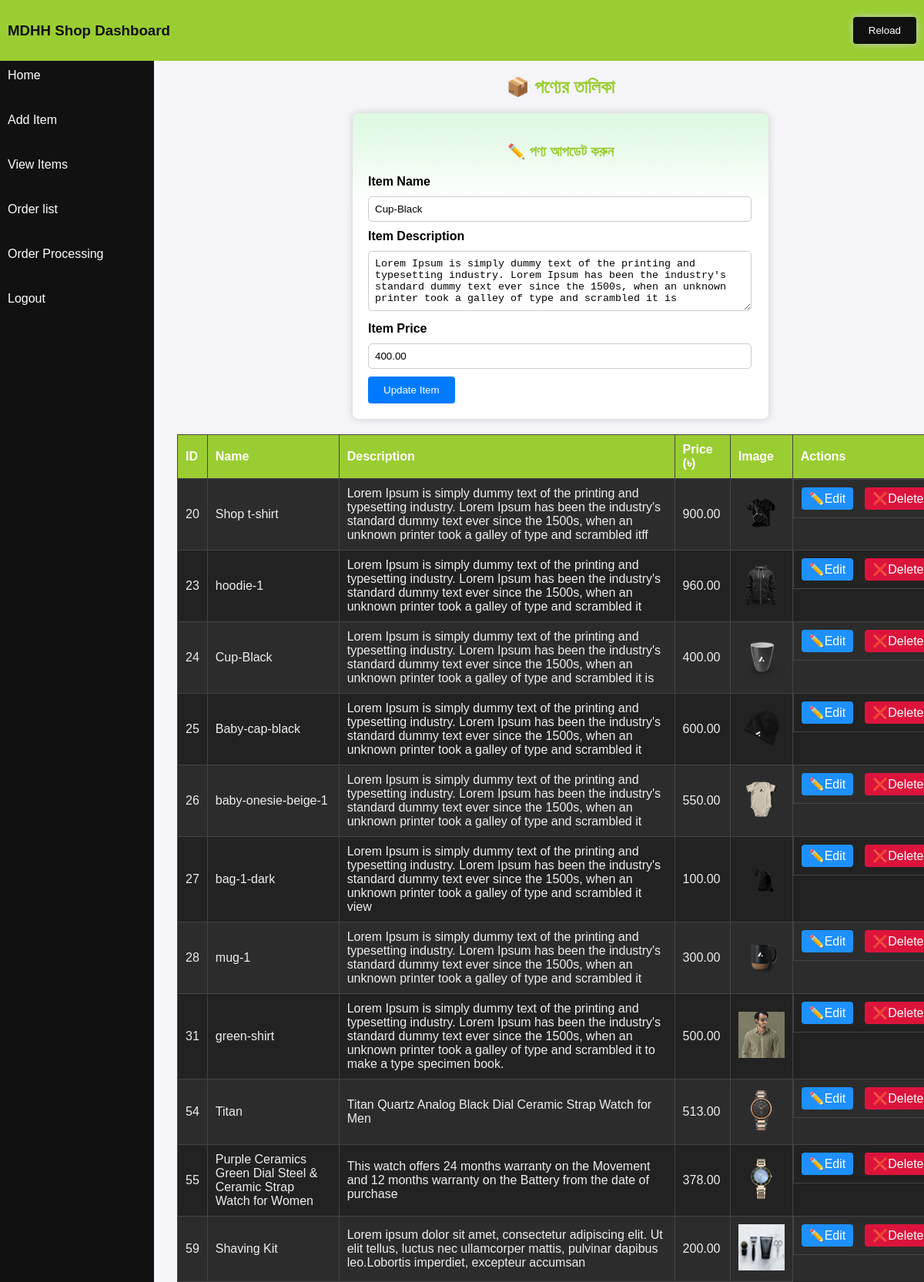
Page /backend/asset/view-item.php?edit=24 on the committed database.
### tables this page shows
CREATE TABLE `items` (
  `id` int(11) NOT NULL,
  `item_name` varchar(255) DEFAULT NULL,
  `item_description` text DEFAULT NULL,
  `item_price` decimal(10,2) DEFAULT NULL,
  `item_image` varchar(255) DEFAULT NULL
);

### backend/asset/view-item.php (the view, shortened to what this page needs)
<?php
include 'backend/connect.php';
$editItem = null;
if (isset($_GET['edit'])) {
    $editId = intval($_GET['edit']);
    $editResult = $conn->query("SELECT * FROM items WHERE id = $editId");
    if ($editResult->num_rows > 0) {
        $editItem = $editResult->fetch_assoc();
    }
}
?>
<!DOCTYPE html>
<html lang="bn">
<head>
</head>
<body>
<?php include_once 'backend/asset/header.php'; ?>
<div class="d-flex">
    <?php include_once 'backend/asset/slidebar.php'; ?>
    <main>
        <h2 style="text-align:center;">📦 পণ্যের তালিকা</h2>
        <?php if ($editItem): ?>
        <form method="post">
            <h3>✏️ পণ্য আপডেট করুন</h3>
            <label>Item Name</label>
            <input type="text" name="item_name" value="<?= htmlspecialchars($editItem['item_name']) ?>" required>
            <label>Item Description</label>
            <textarea name="item_description" rows="4" required><?= htmlspecialchars($editItem['item_description']) ?></textarea>
            <label>Item Price</label>
            <input type="number" step="0.01" name="item_price" value="<?= $editItem['item_price'] ?>" required>
            <button type="submit" name="update">Update Item</button>
        </form>
        <?php endif; ?>
        <?php
        $result = $conn->query("SELECT * FROM items");
        if ($result->num_rows > 0):
        ?>
        <table>
            <tr>
                <th>ID</th>
                <th>Name</th>
                <th>Description</th>
                <th>Price (৳)</th>
                <th>Image</th>
                <th>Actions</th>
            </tr>
            <?php while ($row = $result->fetch_assoc()): ?>
            <tr>
                <td><?= $row['id'] ?></td>
                <td><?= htmlspecialchars($row['item_name']) ?></td>
                <td><?= htmlspecialchars($row['item_description']) ?></td>
                <td><?= number_format($row['item_price'], 2) ?></td>
                <td>
                    <?php if ($row['item_image']): ?>
                        <img src="http://localhost/frontend/all_iems/image/<?= htmlspecialchars($row['item_image']) ?>" alt="">
                    <?php else: ?>
                        No Image
                    <?php endif; ?>
                </td>
                <td class="actions">
                    <a class="edit-btn" href="?edit=<?= $row['id'] ?>">✏️Edit</a>
                    <a class="delete-btn" href="?delete=<?= $row['id'] ?>" onclick="return confirm('Are you sure you want to delete this item?')">❌Delete</a>
                </td>
            </tr>
            <?php endwhile; ?>
        </table>
        <?php else: ?>
            <p style="text-align:center;">❌ কোনো পণ্য পাওয়া যায়নি</p>
        <?php endif; ?>
    </main>
</div>
</body>
</html>

### backend/asset/view-item.php (style rules this page uses)
body { background: #f5f5f5; font-family: Arial; color: #eee; }
form { background: linear-gradient(180deg, #DCF9E0 0%, #FFFFFF 30.21%); box-shadow: 0px 187px 75px rgba(0, 0, 0, 0.01), 0px 105px 63px rgba(0, 0, 0, 0.05), 0px 47px 47px rgba(0, 0, 0, 0.09), 0px 12px 26px rgba(0, 0, 0, 0.1), 0px 0px 0px rgba(0, 0, 0, 0.1); padding: 20px; margin: 20px auto; border-radius: 8px; max-width: 500px; box-shadow: 0 0 10px #ccc; }
label { color: #000; font-weight: bold; }
input, textarea { width: 96%; margin: 10px 0; padding: 8px; border: 1px solid #ccc; border-radius: 5px; }
button { background-color: #007BFF; color: white; border: none; padding: 10px 20px; cursor: pointer; border-radius: 4px; }
table { width: 83vw; border-collapse: collapse; background: #222; }
th, td { padding: 10px; border: 1px solid #444; text-align: left; }
th { background: yellowgreen; color: #fff; }
tr:nth-child(even) { background: #2c2c2c; }
img { max-width: 60px; }
.actions { display: flex; gap: 10px; }
.actions a { padding: 5px 10px; margin-right: 5px; border-radius: 4px; text-decoration: none; color: white; }
.edit-btn { background: dodgerblue; }
.delete-btn { background: crimson; }
h2,h3 { text-align: center; color: yellowgreen; }

### backend/asset/header.php (style rules this page uses)
body { margin: 0; padding: 0; }

### backend/asset/slidebar.php (style rules this page uses)
body { margin: 0; padding: 0; font-family: Arial, sans-serif; background-color: #f4f4f9; }
.d-flex { display: flex; }

### rows in the picture
items: item_name "Cup-Black", item_description "Lorem Ipsum is simply dummy text of the printing and typesetting industry. Lorem Ipsum has been the industry's standard dummy text ever since the 1500s, when an unknown printer took a galley of type and scrambled it is", item_price "400.00", id "24", item_image (picture)
items: id "20", item_name "Shop t-shirt", item_description "Lorem Ipsum is simply dummy text of the printing and typesetting industry. Lorem Ipsum has been the industry's standard dummy text ever since the 1500s, when an unknown printer took a galley of type and scrambled itff", item_price "900.00", item_image (picture)
items: id "23", item_name "hoodie-1", item_description "Lorem Ipsum is simply dummy text of the printing and typesetting industry. Lorem Ipsum has been the industry's standard dummy text ever since the 1500s, when an unknown printer took a galley of type and scrambled it", item_price "960.00", item_image (picture)
items: id "25", item_name "Baby-cap-black", item_description "Lorem Ipsum is simply dummy text of the printing and typesetting industry. Lorem Ipsum has been the industry's standard dummy text ever since the 1500s, when an unknown printer took a galley of type and scrambled it", item_price "600.00", item_image (picture)
items: id "26", item_name "baby-onesie-beige-1", item_description "Lorem Ipsum is simply dummy text of the printing and typesetting industry. Lorem Ipsum has been the industry's standard dummy text ever since the 1500s, when an unknown printer took a galley of type and scrambled it", item_price "550.00", item_image (picture)
items: id "27", item_name "bag-1-dark", item_description "Lorem Ipsum is simply dummy text of the printing and typesetting industry. Lorem Ipsum has been the industry's standard dummy text ever since the 1500s, when an unknown printer took a galley of type and scrambled it view", item_price "100.00", item_image (picture)
items: id "28", item_name "mug-1", item_description "Lorem Ipsum is simply dummy text of the printing and typesetting industry. Lorem Ipsum has been the industry's standard dummy text ever since the 1500s, when an unknown printer took a galley of type and scrambled it", item_price "300.00", item_image (picture)
items: id "31", item_name "green-shirt", item_description "Lorem Ipsum is simply dummy text of the printing and typesetting industry. Lorem Ipsum has been the industry's standard dummy text ever since the 1500s, when an unknown printer took a galley of type and scrambled it to make a type specimen book.", item_price "500.00", item_image (picture)
items: id "54", item_name "Titan", item_description "Titan Quartz Analog Black Dial Ceramic Strap Watch for Men", item_price "513.00", item_image (picture)
items: id "55", item_name "Purple Ceramics Green Dial Steel & Ceramic Strap Watch for Women", item_description "This watch offers 24 months warranty on the Movement and 12 months warranty on the Battery from the date of purchase", item_price "378.00", item_image (picture)
items: id "59", item_name "Shaving Kit", item_description "Lorem ipsum dolor sit amet, consectetur adipiscing elit. Ut elit tellus, luctus nec ullamcorper mattis, pulvinar dapibus leo.Lobortis imperdiet, excepteur accumsan", item_price "200.00", item_image (picture)
